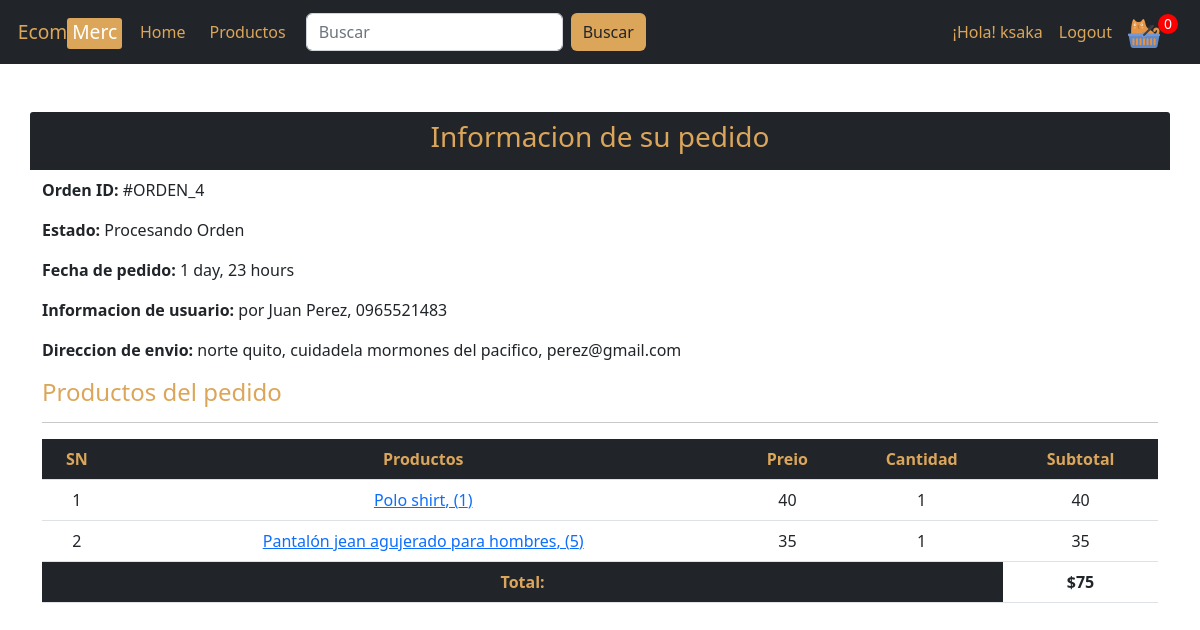
The app's page /perfil/order-4/ (signed in) with its own data.
### store/models.py (models this page shows, shortened)
class Order(models.Model):
    cart = models.OneToOneField(Cart, on_delete=models.CASCADE)
    ordered_by = models.CharField(max_length=200)
    shipping_address = models.CharField(max_length=200)
    mobile = models.CharField(max_length=10)
    email = models.EmailField(null=True, blank=True)
    subtotal =  models.PositiveIntegerField()
    discount = models.PositiveIntegerField()
    total = models.PositiveIntegerField()
    order_status = models.CharField(max_length=50, choices=ORDER_STATUS)
    create_at = models.DateTimeField(auto_now_add=True)

class CartProduct(models.Model):
    cart = models.ForeignKey(Cart, on_delete=models.CASCADE)
    product = models.ForeignKey(Product, on_delete=models.CASCADE)
    rate = models.PositiveIntegerField()
    quantity = models.PositiveIntegerField()
    subtotal = models.PositiveIntegerField()

class Product(models.Model):
    title = models.CharField(max_length=200)
    slug = models.SlugField(unique=True)
    category = models.ForeignKey(Category, on_delete=models.CASCADE)
    image = models.ImageField(upload_to='products')
    marked_price = models.PositiveIntegerField()
    selling_price = models.PositiveIntegerField()
    description = models.TextField()
    warranty = models.CharField(max_length=300, null=True, blank=True)
    return_policy = models.CharField(max_length=300, null=True, blank=True)
    view_count = models.PositiveIntegerField(default=0)

### store/views.py (the view)
# urls.py: path('perfil/order-<int:pk>/', CustomerOrderDetailsView.as_view(),name='orderdetails'),
class  CustomerOrderDetailsView(DetailView):
    template_name = "store/customerorderdatail.html"
    model = Order
    context_object_name = "ord_obj"
    def dispatch(self, request, *args, **kwargs):
        if request.user.is_authenticated and Customer.objects.filter(user=request.user).exists():
            order_id = self.kwargs['pk']
            if Order.objects.filter(id=order_id).exists():
                order = Order.objects.get(id=order_id)
            else:
                return redirect("ecomee:perfil")
        else:
            return redirect("/login/?next=/perfil/")
        return super().dispatch(request, *args, **kwargs)

### store/templates/store/customerorderdatail.html (shortened to what this page needs)
{% extends 'home.html' %}
{% load humanize %}
{% block content %}
<div class="row my-5">
    <div class="bg-dark titleRegis d-flex align-items-center justify-content-center py-2">
        <h3 class="text-dorado ">Informacion de su pedido</h3>
    </div>
    <div class="col">
        <div class="mt-2">
            <p><span class="fw-bold">Orden ID: </span> #ORDEN_{{ ord_obj.id }} </p>
            <p><span class="fw-bold">Estado: </span> {{ ord_obj.order_status }} </p>
            <p><span class="fw-bold">Fecha de pedido: </span> {{ ord_obj.create_at|timesince }} </p>
            <p><span class="fw-bold">Informacion de usuario: </span> por {{ ord_obj.ordered_by }}, {{ ord_obj.mobile }} </p>
            <p><span class="fw-bold">Direccion de envio: </span> {{ ord_obj.shipping_address }}, {{ ord_obj.email }} </p>
        </div>
        <h4 class="text-dorado ">Productos del pedido</h4>
        <hr>
        <div class="col table-responsive">
            <table class="table text-center">
                <thead class="bg-dark text-dorado">
                    <tr>
                        <th>SN</th>
                        <th>Productos</th>
                        <th>Preio</th>
                        <th>Cantidad</th>
                        <th>Subtotal</th>
                    </tr>
                </thead>
                    {% for cap in ord_obj.cart.cartproduct_set.all %}
                    <tr>
                        <td>{{ forloop.counter }}</td>
                        <td> <a class="" target="_blank" href=" {% url 'ecomee:product' cap.product.slug %} " > {{ cap.product.title }}, ({{ cap.product.id }}) </a> </td>
                        <td> {{ cap.rate }} </td>
                        <td> {{ cap.quantity }} </td>
                        <td> {{ cap.subtotal }} </td>
                    </tr>
                    {% endfor %}
                    <tr>
                        <th colspan="4" class="bg-dark text-dorado">Total:  </th>
                        <th> ${{ ord_obj.total|intcomma }} </th>
                    </tr>
            </table>
        </div>
    </div>
</div>
{% endblock content %}

### store/templates/home.html (shortened to what this page needs)
<!doctype html>
<html lang="en">
    {% load static %}
    <head>
        <link href="https://cdn.jsdelivr.net/npm/bootstrap@5.2.0-beta1/dist/css/bootstrap.min.css" rel="stylesheet">
        <link rel="stylesheet" href="{% static 'css/index.css' %}">
    </head>
  <body class="">
    <nav class="navbar navbar-expand-lg navbar-dark bg-dark">
        <div class="container-fluid">
        <div class="collapse navbar-collapse" id="navbarTogglerDemo01">
            <a class="logo" href="{% url 'ecomee:store' %}">Ecom<span>Merc</span></a>
            <ul class="navbar-nav me-auto mb-2 mb-lg-0 align-items-center">
                <li class="nav-item mx-2">
                    <a class="text-dorado menuauth mx-1 active" aria-current="page" href="{% url 'ecomee:store' %}">Home</a>
                </li>
                <li class="nav-item mx-2">
                    <a class="text-dorado menuauth mx-1 " aria-current="page" href="{% url 'ecomee:allproducts' %}">Productos</a>
                </li>
                <li class="nav-item mx-2 position-relative">
                    <form class="d-flex " action="{% url 'ecomee:buscar' %}" method="GET">
                        <input class="form-control form-control-dark me-2" type="text" placeholder="Buscar" name="keyword" required>
                        <button class="btn cartBtn">Buscar</button>
                    </form>
                </li>
            </ul>
            <div class="d-flex align-items-center " >
                {% if request.user.customer %}
                    <span class="text-dorado menuauth mx-2">¡Hola! <a href="{% url 'ecomee:perfil' %}" class="text-dorado menuauth">{{ request.user.username }}</a></span>
                    <a class="text-dorado menuauth mx-2" href="{% url 'ecomee:logout' %}">Logout</a>
                {% else %}
                    <a class="text-dorado menuauth mx-2" href="{% url 'ecomee:login' %}">Login</a>
                    <a class="text-dorado menuauth mx-2" href="{% url 'ecomee:register' %}">Registrarse</a>
                {% endif %}
                <a class="p-2" href="{% url 'ecomee:cart' %}">
                    <img class="cartImg" src="{% static 'images/cart.png' %}" alt="">
                </a>
                <p id="cartTotal">0</p>
            </div>
        </div>
        </div>
    </nav>
    <div class="container ">
        {% block content %}
        {% endblock content %}
    </div>
  </body>
</html>

### store/static/css/index.css (style rules this page uses)
:root { --dorado: rgb(220, 166, 90); }
.text-dorado { color: var(--dorado); text-decoration: none; }
.logo { padding: 0.3em; color: var(--dorado); text-decoration: none; font-size: 1.2em; }
.logo span { background: var(--dorado); color: #fff; border-radius: 3px; padding: 0 5px 4px 5px; }
.cartImg { width: 32px; }
#cartTotal { position: relative; left: -10px; display: block; width: 20px; height: 20px; line-height: 20px; background: #ff0000; border-radius: 50%; text-align: center; color: #fff; font-size: 14px; }
.cartBtn { width: auto; background: var(--dorado); font-weight: 400; outline: none; border: 0; font-weight: 400; }
.menuauth { text-decoration: none; }
.titleRegis { border-radius: 3px 3px 0 0; }

### records on screen
Order: id "4", order_status "Procesando Orden", create_at "1 day, 23 hours", ordered_by "Juan Perez", mobile "0965521483", shipping_address "norte quito, cuidadela mormones del pacifico", email "perez@gmail.com", total "75"
CartProduct: product "Polo shirt", product.id "1", rate "40", quantity "1", subtotal "40"
CartProduct: product "Pantalón jean agujerado para hombres", product.id "5", rate "35", quantity "1", subtotal "35"

### other values on screen
{{ request.user.username }} "ksaka"
